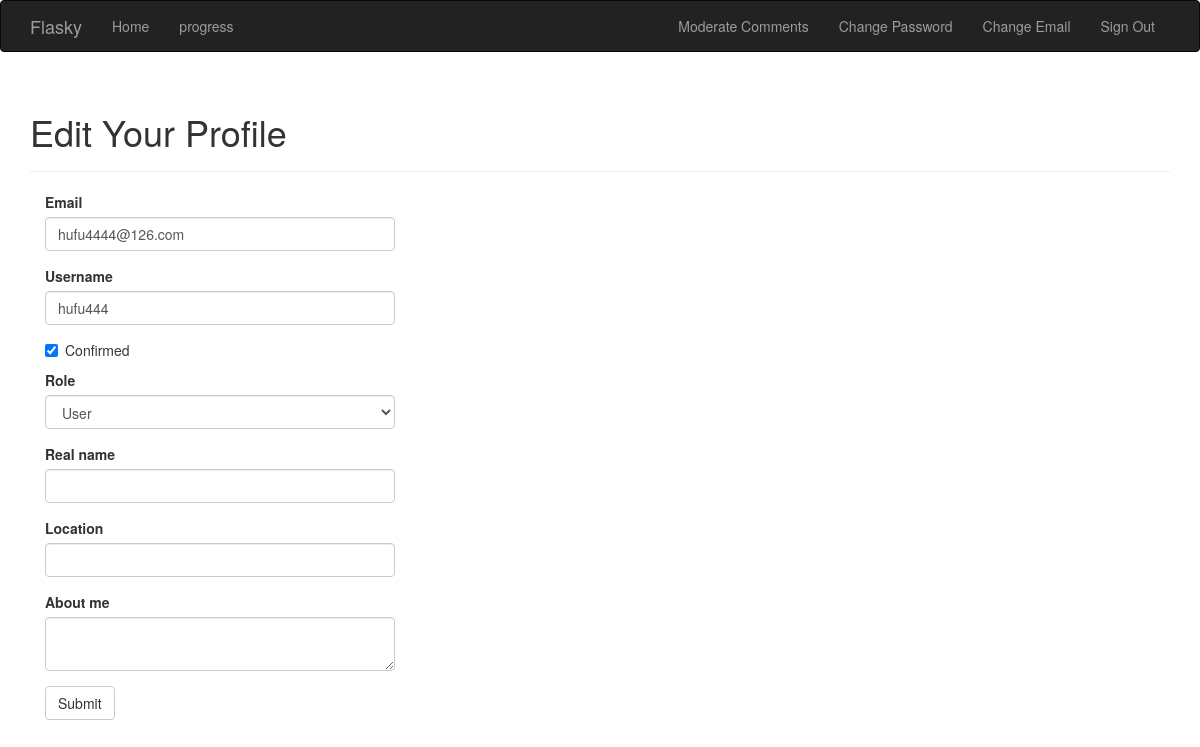
The page /edit-profile/2 (signed in) on the database its author committed.
### app/models.py (models this page shows, shortened)
class User(UserMixin, db.Model):
    __tablename__ = 'users'
    id = db.Column(db.Integer, primary_key=True)
    email = db.Column(db.String(64), unique=True, index=True)
    username = db.Column(db.String(64), unique=True, index=True)
    password_hash = db.Column(db.String(128))
    role_id = db.Column(db.Integer, db.ForeignKey('roles.id'))
    avatar_hash = db.Column(db.String(32))
    confirmed = db.Column(db.Boolean, default=False)
    name = db.Column(db.String(64))
    location = db.Column(db.String(64))
    about_me = db.Column(db.Text())
    member_since = db.Column(db.DateTime(), default=datetime.utcnow)
    last_seen = db.Column(db.DateTime(), default=datetime.utcnow)
    posts = db.relationship('Post', backref='author', lazy='dynamic')
    followed = db.relationship('Follow', foreign_keys=[Follow.follower_id], backref=db.backref('follower', lazy='joined'),
        lazy='dynamic', cascade='all, delete-orphan')
    followers = db.relationship('Follow', foreign_keys=[Follow.followed_id], backref=db.backref('followed', lazy='joined'),
        lazy='dynamic', cascade='all, delete-orphan')
    comments = db.relationship('Comment', backref='author', lazy='dynamic')
    def can(self, perm):
        return self.role is not None and self.role.has_permission(perm)
    def ping(self):
        self.last_seen = datetime.utcnow()
        db.session.add(self)
        db.session.commit()
    @property
    def password(self):
        raise AttributeError('password is not a readable attribute')

### app/main/views.py (the view, shortened to what this page needs)
@main.route('/edit-profile/<int:id>', methods=['GET', 'POST'])
@login_required
@admin_required
def edit_profile_admin(id):
    user = User.query.get_or_404(id)
    form = EditProfileAdminForm(user=user)
    form.email.data = user.email
    form.username.data = user.username
    form.confirmed.data = user.confirmed
    form.role.data = user.role_id
    form.name.data = user.name
    form.location.data = user.location
    form.about_me.data = user.about_me
    return render_template('edit_profile.html', form=form, user=user)

### app/main/forms.py (shortened to what this page needs)
class EditProfileAdminForm(Form):
    email = StringField('Email', validators=[Required(), Length(1, 64), Email()])
    username = StringField('Username', validators=[Required(), Length(1, 64), Regexp('^[A-Za-z][A-Za-z0-9.]*$',
        0, 'Usernames must have only letters, numbers, dots or underscores')])
    confirmed = BooleanField('Confirmed')
    role = SelectField('Role', coerce=int)
    name = StringField('Real name', validators=[Length(0, 64)])
    location = StringField('Location', validators=[Length(0, 64)])
    about_me = TextAreaField('About me')
    submit = SubmitField('Submit')
    def __init__(self, user, *args, **kwargs):
        super(EditProfileAdminForm, self).__init__(*args, **kwargs)
        self.role.choices = [(role.id, role.name) for role in Role.query.order_by(Role.name).all()]
        self.user = user

### app/auth/views.py (called while the page is built)
@auth.before_app_request
def before_request():
    if current_user.is_authenticated:
        current_user.ping()
        if not current_user.confirmed and request.endpoint[:5] != 'auth.':
            return redirect(url_for('auth.unconfirmed'))

### app/decorator.py (called while the page is built)
def permission_required(permission):
    def decorator(f):
        @wraps(f)
        def decorated_function(*args, **kwargs):
            if not current_user.can(permission):
                abort(403)
            return f(*args, **kwargs)
        return decorated_function
    return decorator

### app/main/__init__.py (called while the page is built)
@main.app_context_processor
def inject_permissions():
    return dict(Permission=Permission)

### app/models.py (called while the page is built)
@login_manager.user_loader
def load_user(user_id):
    return User.query.get(int(user_id))

    def has_permission(self, perm):
        return self.permissions & perm == perm

### app/templates/edit_profile.html (shortened to what this page needs)
{% extends "base.html" %}
{% import "bootstrap/wtf.html" as wtf %}
{% block page_content %}
<div class="page-header">
    <h1>Edit Your Profile</h1>
</div>
<div class="col-md-4">
    {{ wtf.quick_form(form) }}
</div>
{% endblock %}

### app/templates/base.html (shortened to what this page needs)
{% extends "bootstrap/base.html" %}
{% block head %}
{{super()}}
<link rel="stylesheet" type="text/css" href="{{url_for('static', filename='styles.css')}}">
{% endblock %}
{% block navbar %}
<div class="navbar navbar-inverse" role="navigation">
<div class="container">
<div class="navbar-header">
<a class="navbar-brand" href="/">Flasky</a>
</div>
<div class="navbar-collapse collapse">
<ul class="nav navbar-nav">
<li><a href="/">Home</a></li>
{% if current_user.is_authenticated %}
<li><a href="{{url_for('main.user', username=current_user.username)}}">{{current_user.username}}</a></li>
{% endif %}
</ul>
<ul class="nav navbar-nav navbar-right">
{% if current_user.can(Permission.MODERATE) %}
<li><a href="{{url_for('main.moderate')}}">Moderate Comments</a></li>
{% endif %}
{% if current_user.is_authenticated %}
<li><a href="{{url_for('auth.change_password')}}">Change Password</a></li>
<li><a href="{{url_for('auth.change_email_request')}}">Change Email</a></li>
<li><a href="{{url_for('auth.logout')}}">Sign Out</a></li>
{% else %}
<li><a href="{{url_for('auth.login')}}">Sign In</a></li>
{% endif %}
</ul>
</div>
</div>
</div>
{% endblock %}
{% block content %}
<div class="container">
{% block page_content %}{% endblock %}
</div>
{% endblock %}

### rows shown on the page
User: username "progress"
User: email "hufu4444@126.com", username "hufu444", confirmed "☑", role "User"
